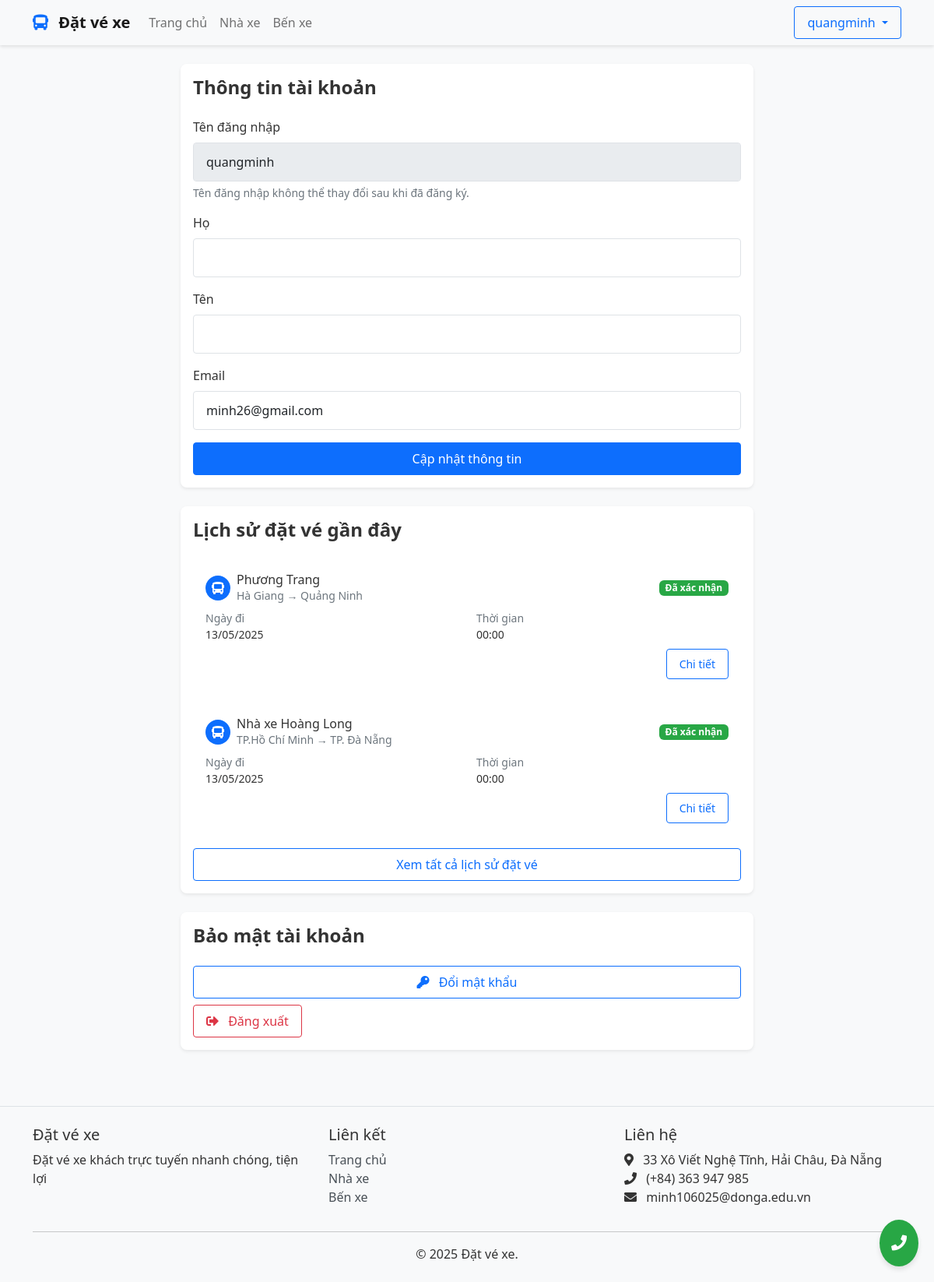
Page /profile/ (signed in) on the committed database.
### bus_booking/models.py (models this page shows, shortened)
class Booking(models.Model):
    STATUS_CHOICES = [
        ('pending', 'Chờ thanh toán'),
        ('confirmed', 'Đã xác nhận'),
        ('cancelled', 'Đã hủy'),
        ('completed', 'Đã hoàn thành'),
    ]
    user = models.ForeignKey(User, on_delete=models.CASCADE,
                            related_name='bookings', verbose_name='Người dùng')
    trip = models.ForeignKey(BusTrip, on_delete=models.CASCADE,
                            related_name='bookings', verbose_name='Chuyến xe')
    seat = models.ForeignKey(Seat, on_delete=models.CASCADE,
                           related_name='bookings', verbose_name='Ghế')
    booking_time = models.DateTimeField(default=timezone.now, verbose_name='Thời gian đặt')
    passenger_name = models.CharField(max_length=100, verbose_name='Tên hành khách')
    passenger_phone = models.CharField(max_length=20, verbose_name='SĐT hành khách')
    passenger_email = models.EmailField(verbose_name='Email hành khách', blank=True)
    status = models.CharField(max_length=20, choices=STATUS_CHOICES,
                             default='pending', verbose_name='Trạng thái')
    note = models.TextField(verbose_name='Ghi chú', blank=True)
    class Meta:
        verbose_name = 'Đặt vé'
        verbose_name_plural = 'Đặt vé'
        ordering = ['-booking_time']

class BusTrip(models.Model):
    BUS_TYPES = [
        ('limousine', 'Limousine'),
        ('sleeper', 'Giường nằm'),
        ('seater', 'Ghế ngồi'),
        ('express', 'Xe khách'),
    ]
    route = models.ForeignKey(BusRoute, on_delete=models.CASCADE,
                             related_name='trips', verbose_name='Tuyến đường')
    company = models.ForeignKey(BusCompany, on_delete=models.CASCADE,
                               related_name='trips', verbose_name='Nhà xe')
    departure_time = models.DateTimeField(verbose_name='Giờ khởi hành')
    arrival_time = models.DateTimeField(verbose_name='Giờ đến')
    price = models.PositiveIntegerField(verbose_name='Giá vé (VNĐ)')
    bus_type = models.CharField(max_length=20, choices=BUS_TYPES, verbose_name='Loại xe')
    total_seats = models.PositiveSmallIntegerField(verbose_name='Tổng số ghế')
    amenities = models.TextField(verbose_name='Tiện ích', blank=True)
    class Meta:
        verbose_name = 'Chuyến xe'
        verbose_name_plural = 'Chuyến xe'
        ordering = ['departure_time']
    def available_seats(self):
        return self.total_seats - self.seats.filter(is_booked=True).count()
    available_seats.short_description = 'Số ghế còn trống'

class BusCompany(models.Model):
    name = models.CharField(max_length=100, verbose_name='Tên nhà xe')
    description = models.TextField(verbose_name='Mô tả', blank=True)
    logo = models.URLField(verbose_name='Logo URL', blank=True)
    phone = models.CharField(max_length=20, verbose_name='Số điện thoại')
    email = models.EmailField(verbose_name='Email', blank=True)
    website = models.URLField(verbose_name='Website', blank=True)
    rating = models.FloatField(verbose_name='Đánh giá', default=0, blank=True)
    class Meta:
        verbose_name = 'Nhà xe'
        verbose_name_plural = 'Nhà xe'
        ordering = ['name']

class BusRoute(models.Model):
    departure_station = models.ForeignKey(BusStation, on_delete=models.CASCADE,
                                          related_name='departure_routes',
                                          verbose_name='Bến đi')
    arrival_station = models.ForeignKey(BusStation, on_delete=models.CASCADE,
                                        related_name='arrival_routes',
                                        verbose_name='Bến đến')
    distance = models.PositiveIntegerField(verbose_name='Khoảng cách (km)')
    duration = models.PositiveIntegerField(verbose_name='Thời gian di chuyển (phút)')
    class Meta:
        verbose_name = 'Tuyến đường'
        verbose_name_plural = 'Tuyến đường'
        unique_together = ['departure_station', 'arrival_station']

class BusStation(models.Model):
    name = models.CharField(max_length=100, verbose_name='Tên bến xe')
    city = models.CharField(max_length=50, verbose_name='Thành phố')
    address = models.CharField(max_length=200, verbose_name='Địa chỉ')
    description = models.TextField(verbose_name='Mô tả', blank=True)
    phone = models.CharField(max_length=20, verbose_name='Số điện thoại', blank=True)
    class Meta:
        verbose_name = 'Bến xe'
        verbose_name_plural = 'Bến xe'
        ordering = ['city', 'name']

### bus_booking/views.py (the view)
# urls.py: path('profile/', views.infonguoidung, name='infonguoidung'),
@login_required
def infonguoidung(request):
    if request.method == 'POST':
        form = UserProfileForm(request.POST, instance=request.user)
        if form.is_valid():
            form.save()
            messages.success(request, "Cập nhật thông tin thành công!")
            return redirect('infonguoidung')
    else:
        form = UserProfileForm(instance=request.user)
    return render(request, 'infonguoidung.html', {'form': form})

### bus_booking/forms.py
class UserProfileForm(forms.ModelForm):
    class Meta:
        model = User
        fields = ['first_name', 'last_name', 'email']
        widgets = {
            'first_name': forms.TextInput(attrs={'class': 'form-control'}),
            'last_name': forms.TextInput(attrs={'class': 'form-control'}),
            'email': forms.EmailInput(attrs={'class': 'form-control'}),
        }

### templates/infonguoidung.html (shortened to what this page needs)
{% extends 'base.html' %}
{% block content %}
<div class="container">
    <div class="row justify-content-center">
        <div class="col-lg-8">
            <div class="card shadow-sm mb-4">
                <div class="card-body">
                    <h4 class="card-title mb-4">Thông tin tài khoản</h4>
                    <form method="post">
                        <div class="mb-3">
                            <label for="{{ form.username.id_for_label }}" class="form-label">Tên đăng nhập</label>
                            <input type="text" class="form-control" id="username" value="{{ user.username }}" disabled>
                            <div class="form-text text-muted">Tên đăng nhập không thể thay đổi sau khi đã đăng ký.</div>
                        </div>
                        <div class="mb-3">
                            <label for="{{ form.first_name.id_for_label }}" class="form-label">Họ</label>
                            {{ form.first_name }}
                        </div>
                        <div class="mb-3">
                            <label for="{{ form.last_name.id_for_label }}" class="form-label">Tên</label>
                            {{ form.last_name }}
                        </div>
                        <div class="mb-3">
                            <label for="{{ form.email.id_for_label }}" class="form-label">Email</label>
                            {{ form.email }}
                        </div>
                        <div class="d-grid">
                            <button type="submit" class="btn btn-primary">Cập nhật thông tin</button>
                        </div>
                    </form>
                </div>
            </div>
            <div class="card shadow-sm mb-4">
                <div class="card-body">
                    <h4 class="card-title mb-4">Lịch sử đặt vé gần đây</h4>
                    {% if user.bookings.all %}
                        {% for booking in user.bookings.all|slice:":3" %}
                            <div class="card mb-3">
                                <div class="card-body">
                                    <div class="d-flex justify-content-between align-items-center mb-2">
                                        <div class="d-flex align-items-center">
                                            <div class="me-2">
                                                <div class="bg-primary rounded-circle d-flex align-items-center justify-content-center text-white" style="width: 32px; height: 32px;">
                                                    <i class="fas fa-bus"></i>
                                                </div>
                                            </div>
                                            <div>
                                                <h6 class="mb-0">{{ booking.trip.company.name }}</h6>
                                                <p class="text-muted small mb-0">
                                                    {{ booking.trip.route.departure_station.city }} → {{ booking.trip.route.arrival_station.city }}
                                                </p>
                                            </div>
                                        </div>
                                        {% if booking.status == 'pending' %}
                                            <span class="badge bg-warning text-dark">Chờ thanh toán</span>
                                        {% elif booking.status == 'confirmed' %}
                                            <span class="badge bg-success">Đã xác nhận</span>
                                        {% elif booking.status == 'cancelled' %}
                                            <span class="badge bg-danger">Đã hủy</span>
                                        {% elif booking.status == 'completed' %}
                                            <span class="badge bg-info">Đã hoàn thành</span>
                                        {% endif %}
                                    </div>
                                    <div class="row mb-2">
                                        <div class="col-md-6">
                                            <p class="text-muted small mb-0">Ngày đi</p>
                                            <p class="mb-0 small">{{ booking.trip.departure_time|date:"d/m/Y" }}</p>
                                        </div>
                                        <div class="col-md-6">
                                            <p class="text-muted small mb-0">Thời gian</p>
                                            <p class="mb-0 small">{{ booking.trip.departure_time|time:"H:i" }}</p>
                                        </div>
                                    </div>
                                    <div class="d-flex justify-content-end">
                                        <a href="{% url 'xacnhandatphong' booking.id %}" class="btn btn-sm btn-outline-primary">
                                            Chi tiết
                                        </a>
                                    </div>
                                </div>
                            </div>
                        {% endfor %}
                        <div class="d-grid">
                            <a href="{% url 'lichsudatve' %}" class="btn btn-outline-primary">
                                Xem tất cả lịch sử đặt vé
                            </a>
                        </div>
                    {% endif %}
                </div>
            </div>
            <div class="card shadow-sm">
                <div class="card-body">
                    <h4 class="card-title mb-4">Bảo mật tài khoản</h4>
                    <div class="d-grid gap-2">
                        <a href="{% url 'password_change' %}" class="btn btn-outline-primary">
                            <i class="fas fa-key me-2"></i>
                            Đổi mật khẩu
                        </a>
                        <form method="post" action="{% url 'logout' %}" class="d-inline">
                            <button type="submit" class="btn btn-outline-danger">
                                <i class="fas fa-sign-out-alt me-2"></i>
                                Đăng xuất
                            </button>
                        </form>
                    </div>
                </div>
            </div>
        </div>
    </div>
</div>
{% endblock %}

### templates/base.html (shortened to what this page needs)
<!DOCTYPE html>
<html lang="vi">
<head>
    <link href="https://cdn.jsdelivr.net/npm/bootstrap@5.2.3/dist/css/bootstrap.min.css" rel="stylesheet">
    <link rel="stylesheet" href="https://cdnjs.cloudflare.com/ajax/libs/font-awesome/6.4.0/css/all.min.css">
    <link rel="stylesheet" href="/static/css/custom.css">
</head>
<body>
    <nav class="navbar navbar-expand-lg navbar-light bg-light">
        <div class="container">
            <a class="navbar-brand" href="{% url 'home' %}">
                <i class="fas fa-bus text-primary me-2"></i>
                <span class="fw-bold">Đặt vé xe </span>
            </a>
            <div class="collapse navbar-collapse" id="navbarNav">
                <ul class="navbar-nav me-auto">
                    <li class="nav-item">
                        <a class="nav-link" href="{% url 'home' %}">Trang chủ</a>
                    </li>
                    <li class="nav-item">
                        <a class="nav-link" href="{% url 'nhaxe' %}">Nhà xe</a>
                    </li>
                    <li class="nav-item">
                        <a class="nav-link" href="{% url 'ben' %}">Bến xe</a>
                    </li>
                </ul>
                <div class="d-flex">
                    {% if user.is_authenticated %}
                        <div class="dropdown">
                            <button class="btn btn-outline-primary dropdown-toggle" type="button" id="userDropdown" data-bs-toggle="dropdown">
                                {{ user.username }}
                            </button>
                        </div>
                    {% else %}
                        <a href="{% url 'login' %}" class="btn btn-outline-primary me-2">Đăng nhập</a>
                        <a href="{% url 'register' %}" class="btn btn-primary">Đăng ký</a>
                    {% endif %}
                </div>
            </div>
        </div>
    </nav>
    <main class="py-4">
        {% block content %}{% endblock %}
    </main>
    <a href="tel:+84363947985" class="contact-button">
        <i class="fas fa-phone"></i>
    </a>
    <link href="https://cdnjs.cloudflare.com/ajax/libs/font-awesome/5.15.4/css/all.min.css" rel="stylesheet">
    <footer class="bg-light py-4 mt-5">
        <div class="container">
            <div class="row">
                <div class="col-md-4">
                    <h5>Đặt vé xe </h5>
                    <p>Đặt vé xe khách trực tuyến nhanh chóng, tiện lợi</p>
                </div>
                <div class="col-md-4">
                    <h5>Liên kết</h5>
                    <ul class="list-unstyled">
                        <li><a href="{% url 'home' %}">Trang chủ</a></li>
                        <li><a href="{% url 'nhaxe' %}">Nhà xe</a></li>
                        <li><a href="{% url 'ben' %}">Bến xe</a></li>
                    </ul>
                </div>
                <div class="col-md-4">
                    <h5>Liên hệ</h5>
                    <address>
                        <i class="fas fa-map-marker-alt me-2"></i> 33 Xô Viết Nghệ Tĩnh, Hải Châu, Đà Nẵng<br>
                        <i class="fas fa-phone me-2"></i> (+84) 363 947 985<br>
                        <i class="fas fa-envelope me-2"></i> minh106025@donga.edu.vn
                    </address>
                </div>
            </div>
            <hr>
            <div class="text-center">
                <p class="mb-0">&copy; 2025 Đặt vé xe.</p>
            </div>
        </div>
    </footer>
</body>
</html>

### static/css/custom.css (style rules this page uses)
body { font-family: 'Segoe UI', Tahoma, Geneva, Verdana, sans-serif; color: #333; background-color: #f8f9fa; }
a { color: #0d6efd; text-decoration: none; }
.navbar { box-shadow: 0 2px 4px rgba(0, 0, 0, 0.1); }
.navbar-brand { font-weight: 700; }
.btn { border-radius: 4px; padding: 0.5rem 1rem; font-weight: 500; }
.btn-primary { background-color: #0d6efd; border-color: #0d6efd; }
.btn-outline-primary { color: #0d6efd; border-color: #0d6efd; }
.card { border-radius: 8px; border: none; overflow: hidden; transition: transform 0.3s ease, box-shadow 0.3s ease; }
.card-title { font-weight: 600; }
.form-control { padding: 0.75rem 1rem; border-radius: 4px; border: 1px solid #dee2e6; }
footer { border-top: 1px solid #dee2e6; }
footer a { color: #495057; text-decoration: none; }
.badge.bg-success { background-color: #28a745 !important; }

### templates/base.html (style rules this page uses)
.contact-button { position: fixed; bottom: 20px; right: 20px; background-color: #28a745; color: white; padding: 15px; border-radius: 50%; text-align: center; font-size: 20px; text-decoration: none; box-shadow: 0 4px 6px rgba(0, 0, 0, 0.1); z-index: 1000; transition: transform 0.3s ease, background-color 0.3s ease; animation: shake 1.5s infinite; }

### rows in the picture
Booking: trip.company.name "Phương Trang", trip.route.departure_station.city "Hà Giang", trip.route.arrival_station.city "Quảng Ninh", status "Đã xác nhận", trip.departure_time "13/05/2025", trip.departure_time "00:00"
Booking: trip.company.name "Nhà xe Hoàng Long", trip.route.departure_station.city "TP.Hồ Chí Minh", trip.route.arrival_station.city "TP. Đà Nẵng", status "Đã xác nhận", trip.departure_time "13/05/2025", trip.departure_time "00:00"

### other values in the picture
{{ user.username }} "quangminh"
